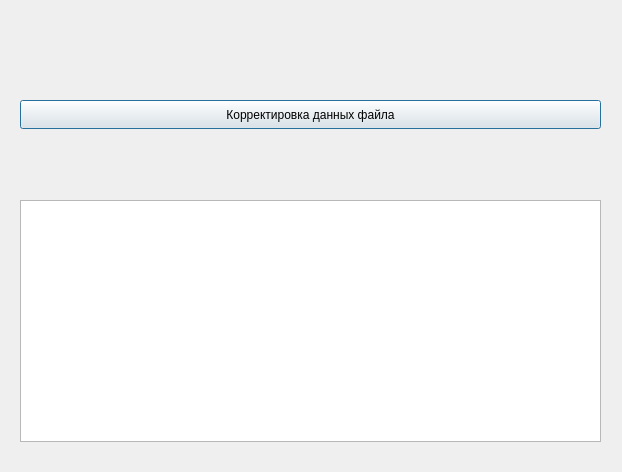
<?xml version="1.0" encoding="UTF-8"?>
<ui version="4.0">
 <class>Dialog</class>
 <widget class="QDialog" name="Dialog">
  <property name="geometry">
   <rect>
    <x>0</x>
    <y>0</y>
    <width>622</width>
    <height>472</height>
   </rect>
  </property>
  <property name="windowTitle">
   <string>Dialog</string>
  </property>
  <widget class="QTableWidget" name="tableWidget">
   <property name="geometry">
    <rect>
     <x>20</x>
     <y>200</y>
     <width>581</width>
     <height>242</height>
    </rect>
   </property>
  </widget>
  <widget class="QPushButton" name="CorrectData">
   <property name="geometry">
    <rect>
     <x>20</x>
     <y>100</y>
     <width>581</width>
     <height>29</height>
    </rect>
   </property>
   <property name="text">
    <string>Корректировка данных файла</string>
   </property>
  </widget>
 </widget>
 <resources/>
 <connections/>
</ui>
